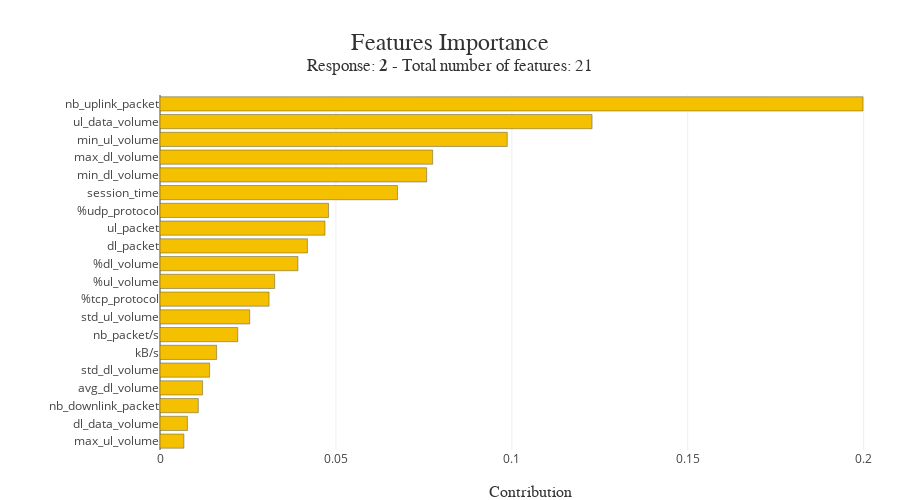

The cell this chart's notebook holds for it:
### Code cell
xpl.plot.features_importance()

### Figure 1 — Plotly figure (JSON) as saved in the notebook; plotly's stock layout.template omitted (floating-point values rounded to 4 significant figures)
{"data": [{"customdata": ["max_ul_volume", "dl_data_volume", "nb_downlink_packet", "avg_dl_volume", "std_dl_volume", "kB/s", "nb_packet/s", "std_ul_volume", "%tcp_protocol", "%ul_volume", "%dl_volume", "dl_packet", "ul_packet", "%udp_protocol", "session_time", "min_dl_volume", "max_dl_volume", "min_ul_volume", "ul_data_volume", "nb_uplink_packet"], "hovertemplate": "Feature: %{customdata}<br />Contribution: %{x:.4f}<extra></extra>", "marker": {"color": ["rgba(244, 192, 0, 1.0)", "rgba(244, 192, 0, 1.0)", "rgba(244, 192, 0, 1.0)", "rgba(244, 192, 0, 1.0)", "rgba(244, 192, 0, 1.0)", "rgba(244, 192, 0, 1.0)", "rgba(244, 192, 0, 1.0)", "rgba(244, 192, 0, 1.0)", "rgba(244, 192, 0, 1.0)", "rgba(244, 192, 0, 1.0)", "rgba(244, 192, 0, 1.0)", "rgba(244, 192, 0, 1.0)", "rgba(244, 192, 0, 1.0)", "rgba(244, 192, 0, 1.0)", "rgba(244, 192, 0, 1.0)", "rgba(244, 192, 0, 1.0)", "rgba(244, 192, 0, 1.0)", "rgba(244, 192, 0, 1.0)", "rgba(244, 192, 0, 1.0)", "rgba(244, 192, 0, 1.0)"], "line": {"color": "rgba(52, 55, 54, 0.8)", "width": 0.5}}, "name": "Global", "orientation": "h", "type": "bar", "x": [0.0068, 0.0078, 0.0109, 0.0121, 0.0141, 0.0161, 0.0221, 0.0255, 0.031, 0.0326, 0.0392, 0.0419, 0.0469, 0.0479, 0.0675, 0.0758, 0.0775, 0.0987, 0.1228, 0.1998], "y": ["max_ul_volume", "dl_data_volume", "nb_downlink_packet", "avg_dl_volume", "std_dl_volume", "kB/s", "nb_packet/s", "std_ul_volume", "%tcp_protocol", "%ul_volume", "%dl_volume", "dl_packet", "ul_packet", "%udp_protocol", "session_time", "min_dl_volume", "max_dl_volume", "min_ul_volume", "ul_data_volume", "nb_uplink_packet"]}], "layout": {"autosize": false, "barmode": "group", "height": 500, "hovermode": "closest", "margin": {"b": 50, "l": 160, "r": 0, "t": 95}, "title": {"font": {"color": "rgb(50, 50, 50)", "family": "Arial", "size": 24}, "text": "Features Importance<br><sup>Response: <b>2</b> - Total number of features: 21</sup>", "x": 0.5, "xanchor": "center", "y": 0.9, "yanchor": "middle"}, "width": 900, "xaxis": {"title": {"font": {"color": "rgb(50, 50, 50)", "family": "Arial Black", "size": 16}, "text": "Contribution"}}, "yaxis": {"automargin": true, "dtick": 1, "tickmode": "array", "ticktext": ["max_ul_volume", "dl_data_volume", "nb_downlink_packet", "avg_dl_volume", "std_dl_volume", "kB/s", "nb_packet/s", "std_ul_volume", "%tcp_protocol", "%ul_volume", "%dl_volume", "dl_packet", "ul_packet", "%udp_protocol", "session_time", "min_dl_volume", "max_dl_volume", "min_ul_volume", "ul_data_volume", "nb_uplink_packet"], "tickvals": ["max_ul_volume", "dl_data_volume", "nb_downlink_packet", "avg_dl_volume", "std_dl_volume", "kB/s", "nb_packet/s", "std_ul_volume", "%tcp_protocol", "%ul_volume", "%dl_volume", "dl_packet", "ul_packet", "%udp_protocol", "session_time", "min_dl_volume", "max_dl_volume", "min_ul_volume", "ul_data_volume", "nb_uplink_packet"], "title": {"font": {"color": "rgb(50, 50, 50)", "family": "Arial Black", "size": 16}}}}}
